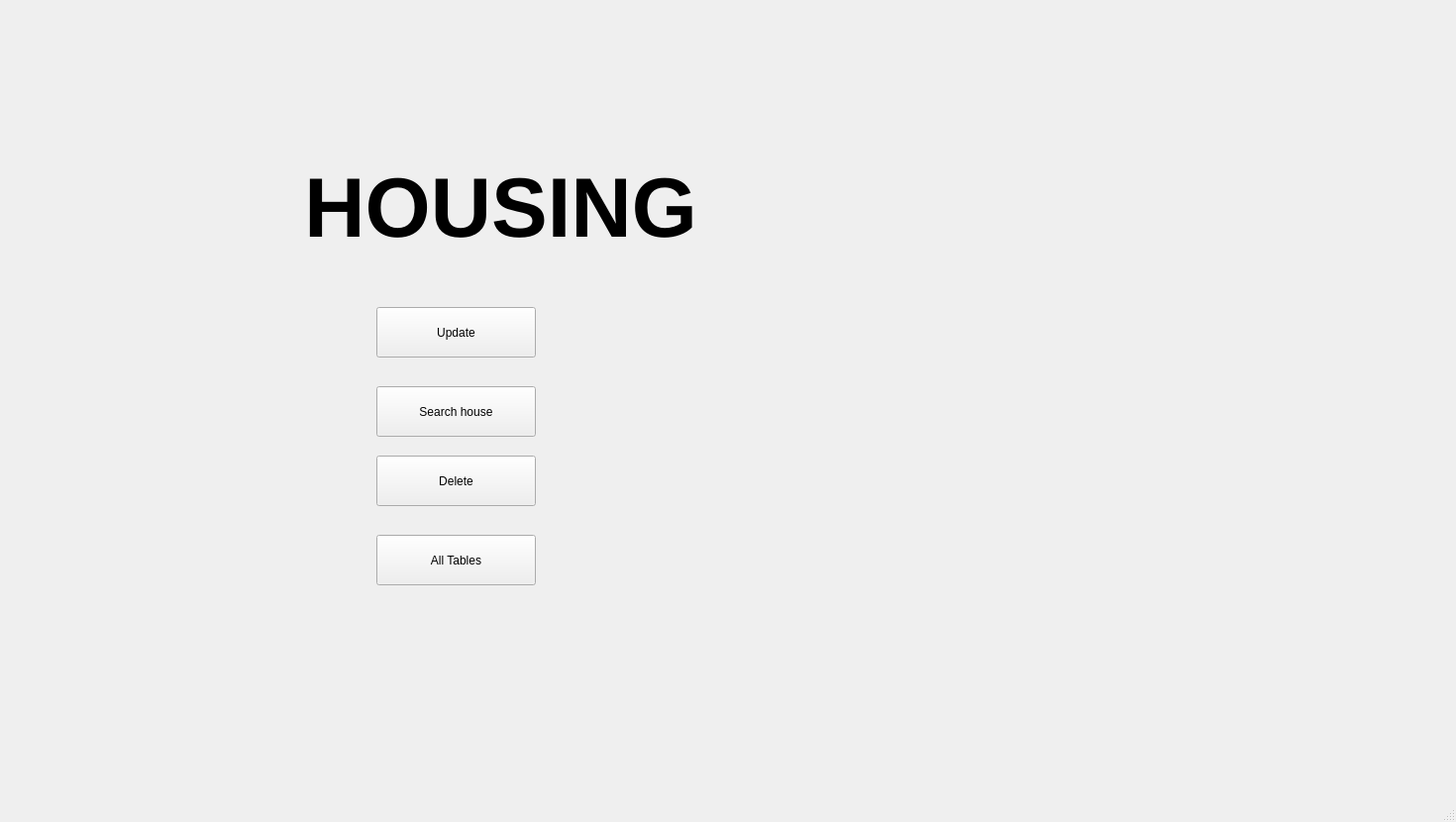
<?xml version="1.0" encoding="UTF-8"?>
<ui version="4.0">
 <class>MainWindow</class>
 <widget class="QMainWindow" name="MainWindow">
  <property name="geometry">
   <rect>
    <x>0</x>
    <y>0</y>
    <width>1470</width>
    <height>830</height>
   </rect>
  </property>
  <property name="windowTitle">
   <string>MainWindow</string>
  </property>
  <widget class="QWidget" name="centralwidget">
   <widget class="QLabel" name="label">
    <property name="geometry">
     <rect>
      <x>210</x>
      <y>10</y>
      <width>1051</width>
      <height>891</height>
     </rect>
    </property>
    <property name="text">
     <string>&lt;html&gt;&lt;head/&gt;&lt;body&gt;&lt;p&gt;&lt;img src=&quot;:/newPrefix/Housing.webp&quot;/&gt;&lt;/p&gt;&lt;/body&gt;&lt;/html&gt;</string>
    </property>
   </widget>
   <widget class="QLabel" name="label_2">
    <property name="geometry">
     <rect>
      <x>290</x>
      <y>90</y>
      <width>431</width>
      <height>181</height>
     </rect>
    </property>
    <property name="text">
     <string>&lt;html&gt;&lt;head/&gt;&lt;body&gt;&lt;p align=&quot;center&quot;&gt;&lt;span style=&quot; font-size:96pt; font-weight:600; vertical-align:sub;&quot;&gt;HOUSING&lt;/span&gt;&lt;/p&gt;&lt;/body&gt;&lt;/html&gt;</string>
    </property>
   </widget>
   <widget class="QPushButton" name="pushButton">
    <property name="geometry">
     <rect>
      <x>380</x>
      <y>310</y>
      <width>161</width>
      <height>51</height>
     </rect>
    </property>
    <property name="text">
     <string>Update</string>
    </property>
   </widget>
   <widget class="QPushButton" name="pushButton_2">
    <property name="geometry">
     <rect>
      <x>380</x>
      <y>390</y>
      <width>161</width>
      <height>51</height>
     </rect>
    </property>
    <property name="text">
     <string>Search house</string>
    </property>
   </widget>
   <widget class="QPushButton" name="pushButton_3">
    <property name="geometry">
     <rect>
      <x>380</x>
      <y>460</y>
      <width>161</width>
      <height>51</height>
     </rect>
    </property>
    <property name="text">
     <string>Delete</string>
    </property>
   </widget>
   <widget class="QPushButton" name="pushButton_4">
    <property name="geometry">
     <rect>
      <x>380</x>
      <y>540</y>
      <width>161</width>
      <height>51</height>
     </rect>
    </property>
    <property name="text">
     <string>All Tables</string>
    </property>
   </widget>
  </widget>
  <widget class="QMenuBar" name="menubar">
   <property name="geometry">
    <rect>
     <x>0</x>
     <y>0</y>
     <width>1470</width>
     <height>36</height>
    </rect>
   </property>
  </widget>
  <widget class="QStatusBar" name="statusbar"/>
 </widget>
 <resources>
  <include location="image.qrc"/>
 </resources>
 <connections/>
</ui>
